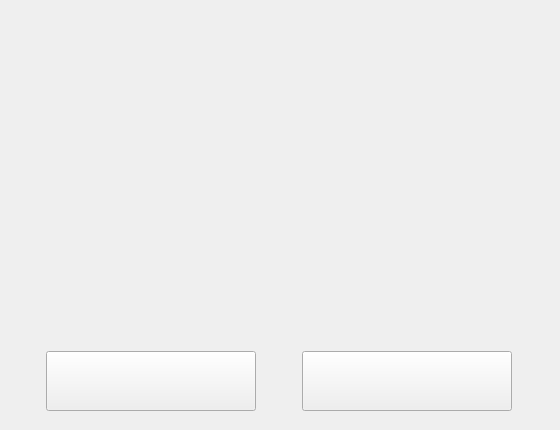
<?xml version="1.0" encoding="UTF-8"?>
<ui version="4.0">
 <class>SYMessageDialog</class>
 <widget class="QWidget" name="SYMessageDialog">
  <property name="windowModality">
   <enum>Qt::NonModal</enum>
  </property>
  <property name="geometry">
   <rect>
    <x>0</x>
    <y>0</y>
    <width>560</width>
    <height>430</height>
   </rect>
  </property>
  <property name="sizePolicy">
   <sizepolicy hsizetype="Fixed" vsizetype="Fixed">
    <horstretch>0</horstretch>
    <verstretch>0</verstretch>
   </sizepolicy>
  </property>
  <property name="minimumSize">
   <size>
    <width>560</width>
    <height>430</height>
   </size>
  </property>
  <property name="maximumSize">
   <size>
    <width>560</width>
    <height>430</height>
   </size>
  </property>
  <property name="windowTitle">
   <string>SimLaparo</string>
  </property>
  <layout class="QHBoxLayout" name="horizontalLayout_3">
   <property name="leftMargin">
    <number>0</number>
   </property>
   <property name="topMargin">
    <number>0</number>
   </property>
   <property name="rightMargin">
    <number>0</number>
   </property>
   <property name="bottomMargin">
    <number>0</number>
   </property>
   <item>
    <layout class="QVBoxLayout" name="verticalLayout_2">
     <property name="spacing">
      <number>0</number>
     </property>
     <item>
      <widget class="QFrame" name="HeadFrame">
       <property name="minimumSize">
        <size>
         <width>0</width>
         <height>200</height>
        </size>
       </property>
       <property name="maximumSize">
        <size>
         <width>16777215</width>
         <height>200</height>
        </size>
       </property>
       <layout class="QHBoxLayout" name="horizontalLayout"/>
      </widget>
     </item>
     <item>
      <widget class="QFrame" name="DFrame">
       <layout class="QVBoxLayout" name="verticalLayout">
        <property name="spacing">
         <number>0</number>
        </property>
        <property name="leftMargin">
         <number>0</number>
        </property>
        <property name="topMargin">
         <number>0</number>
        </property>
        <property name="rightMargin">
         <number>0</number>
        </property>
        <property name="bottomMargin">
         <number>0</number>
        </property>
        <item>
         <widget class="QFrame" name="BodyFrame">
          <layout class="QVBoxLayout" name="verticalLayout">
           <property name="spacing">
            <number>0</number>
           </property>
           <property name="leftMargin">
            <number>0</number>
           </property>
           <property name="topMargin">
            <number>0</number>
           </property>
           <property name="rightMargin">
            <number>0</number>
           </property>
           <property name="bottomMargin">
            <number>0</number>
           </property>
           <item>
            <spacer name="verticalSpacer">
             <property name="orientation">
              <enum>Qt::Vertical</enum>
             </property>
             <property name="sizeType">
              <enum>QSizePolicy::Fixed</enum>
             </property>
             <property name="sizeHint" stdset="0">
              <size>
               <width>20</width>
               <height>44</height>
              </size>
             </property>
            </spacer>
           </item>
           <item>
            <widget class="QLabel" name="descriptionLabel">
             <property name="minimumSize">
              <size>
               <width>0</width>
               <height>30</height>
              </size>
             </property>
             <property name="maximumSize">
              <size>
               <width>16777215</width>
               <height>30</height>
              </size>
             </property>
             <property name="text">
              <string/>
             </property>
             <property name="alignment">
              <set>Qt::AlignCenter</set>
             </property>
            </widget>
           </item>
           <item>
            <spacer name="verticalSpacer_2">
             <property name="orientation">
              <enum>Qt::Vertical</enum>
             </property>
             <property name="sizeType">
              <enum>QSizePolicy::Fixed</enum>
             </property>
             <property name="sizeHint" stdset="0">
              <size>
               <width>20</width>
               <height>58</height>
              </size>
             </property>
            </spacer>
           </item>
          </layout>
         </widget>
        </item>
        <item>
         <widget class="QFrame" name="BottomFrame">
          <layout class="QHBoxLayout" name="horizontalLayout_2">
           <property name="spacing">
            <number>0</number>
           </property>
           <property name="leftMargin">
            <number>0</number>
           </property>
           <property name="topMargin">
            <number>0</number>
           </property>
           <property name="rightMargin">
            <number>0</number>
           </property>
           <property name="bottomMargin">
            <number>0</number>
           </property>
           <item>
            <widget class="QPushButton" name="pushButton1">
             <property name="sizePolicy">
              <sizepolicy hsizetype="Fixed" vsizetype="Fixed">
               <horstretch>0</horstretch>
               <verstretch>0</verstretch>
              </sizepolicy>
             </property>
             <property name="minimumSize">
              <size>
               <width>210</width>
               <height>60</height>
              </size>
             </property>
             <property name="maximumSize">
              <size>
               <width>140</width>
               <height>60</height>
              </size>
             </property>
             <property name="text">
              <string/>
             </property>
            </widget>
           </item>
           <item>
            <widget class="QPushButton" name="pushButton2">
             <property name="sizePolicy">
              <sizepolicy hsizetype="Fixed" vsizetype="Fixed">
               <horstretch>0</horstretch>
               <verstretch>0</verstretch>
              </sizepolicy>
             </property>
             <property name="minimumSize">
              <size>
               <width>210</width>
               <height>60</height>
              </size>
             </property>
             <property name="maximumSize">
              <size>
               <width>140</width>
               <height>60</height>
              </size>
             </property>
             <property name="text">
              <string/>
             </property>
            </widget>
           </item>
          </layout>
         </widget>
        </item>
       </layout>
      </widget>
     </item>
    </layout>
   </item>
  </layout>
 </widget>
 <resources/>
 <connections/>
</ui>
